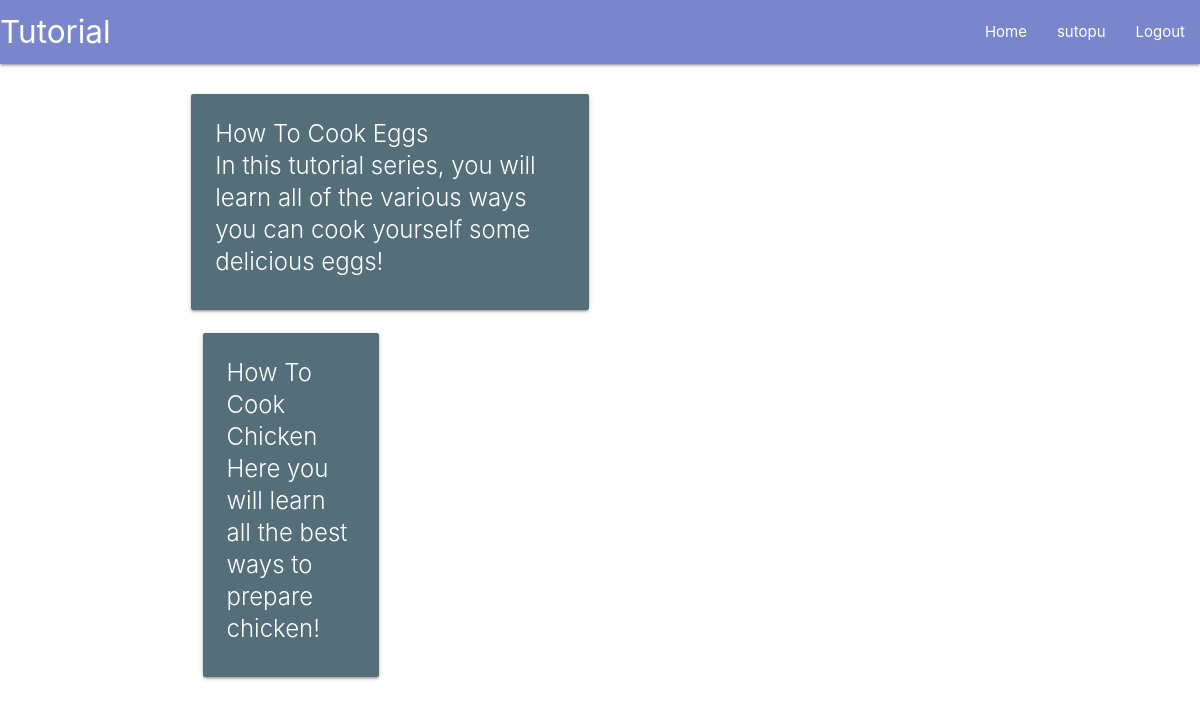
The app's page /cooking (signed in) with its own data.
### main/models.py (models this page shows, shortened)
class TutorialSeries(models.Model):
    series = models.CharField(max_length=200)
    """
    a series is related to a category via category foreign key.
    on delete tells what to do with related objects when a entity is deleted.
    For example, if a category was deleted, you could set it to cascade and delete all
    series related to that category. We obviously don't want to do that in this case so
    we set it to the default category.
    """
    category = models.ForeignKey(TutorialCategory, default=1, verbose_name="Category", on_delete=models.SET_DEFAULT)
    summary = models.CharField(max_length=200)
    class Meta:
        verbose_name_plural = "Series"

### main/views.py (the view)
# urls.py: path("<single_slug>", views.single_slug, name="single_slug"),
def single_slug(request, single_slug):
    categories = [c.slug for c in TutorialCategory.objects.all()]
    if single_slug in categories:
        matching_series = TutorialSeries.objects.filter(category__slug=single_slug)
        series_urls = {}
        for m in matching_series.all():
            part_one = Tutorial.objects.filter(series__series=m.series).earliest("datePublished")
            series_urls[m] = part_one.slug
        return render(request, "main/category.html", {"part_ones": series_urls})
    tutorials = [t.slug for t in Tutorial.objects.all()]
    if single_slug in tutorials:
        return HttpResponse(f"{single_slug} is a tutorial!!!")
    return HttpResponse(f"{single_slug} does not correspond to anything. 404")

### main/templates/main/category.html
{% extends "main/header.html" %}
{% block content %}
    <div class="row">
        {% for series, partone in part_ones.items %}
        <div class="col s12 m6">
          <a href="{{partone}}", style="color:#000">
            <div class="card blue-grey darken-1 hoverable">
              <div class="card-content white-text">
                <div class="card-title">{{series.series}}</span>
                  <p>{{series.summary}}</p>
              </div>
            </div>
          </a>
        </div>
        {% endfor %}
      </div>
{% endblock %}

### main/templates/main/includes/navbar.html
<nav>
  <div class="nav-wrapper">
    <a href="#" class="brand-logo">Tutorial</a>
    <ul id="nav-mobile" class="right hide-on-med-and-down">
      <li><a href="/">Home</a></li>
      {% if user.is_authenticated %}
      <li><a href="/account">{{user.username}}</a></li>
      <li><a href="/logout">Logout</a></li>
      {% else %}
      <li><a href="/register">Register</a></li>
      <li><a href="/login">Login</a></li>
      {% endif %}
    </ul>
  </div>
</nav>

### records on screen
TutorialSeries: series "How To Cook Eggs", summary "In this tutorial series, you will learn all of the various ways you can cook yourself some delicious eggs!"
TutorialSeries: series "How To Cook Chicken", summary "Here you will learn all the best ways to prepare chicken!"

### other values on screen
{{ user.username }} "sutopu"
